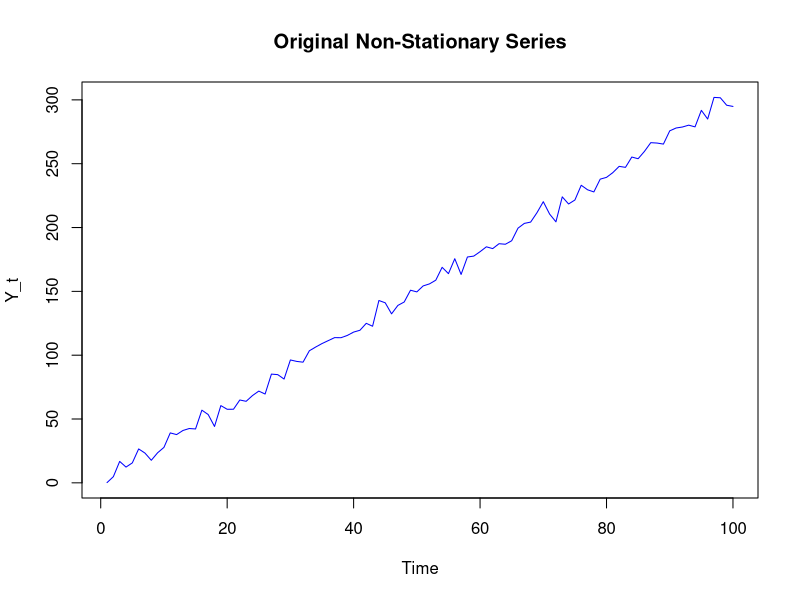
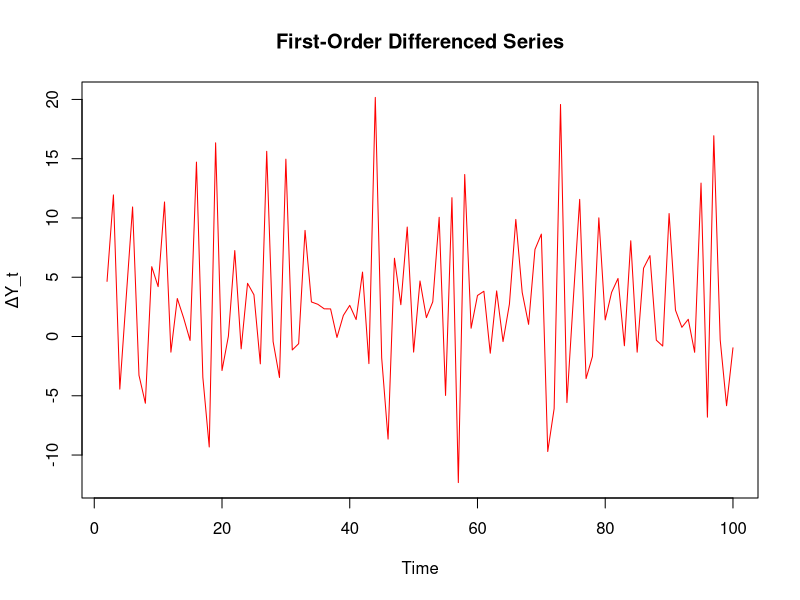
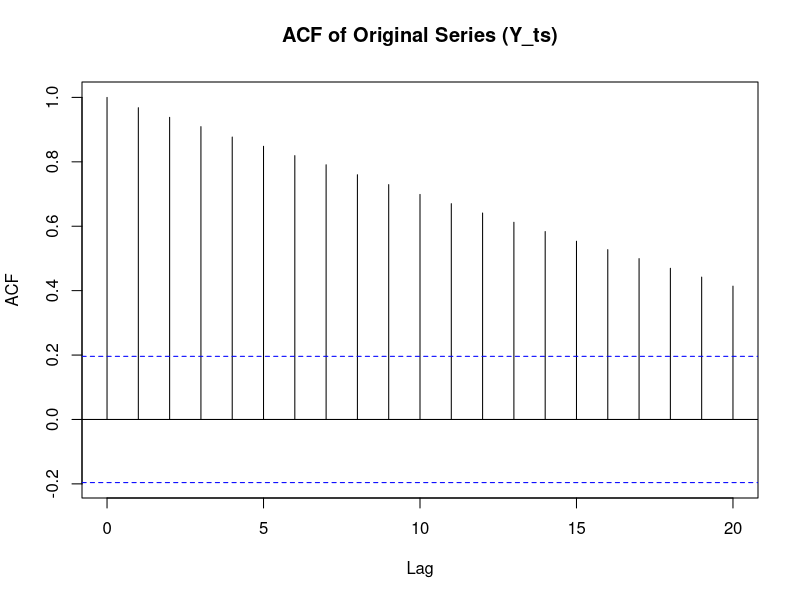
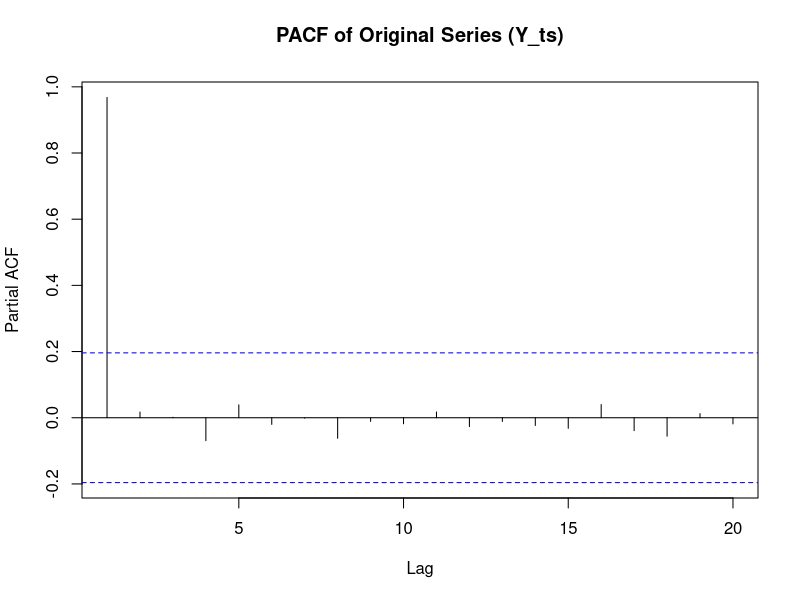
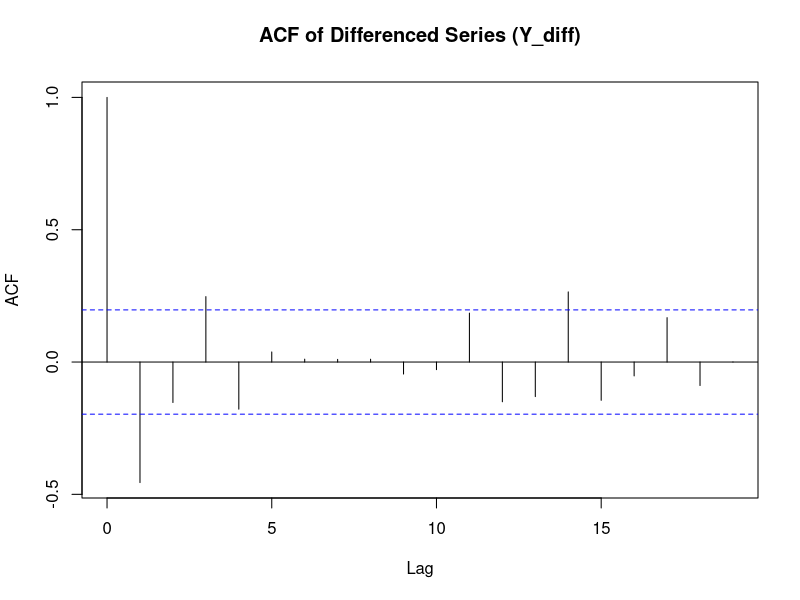
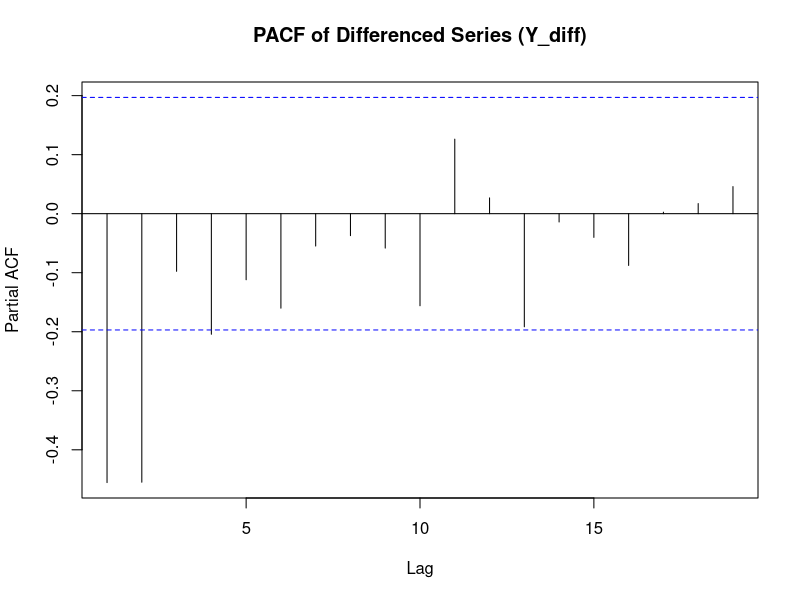
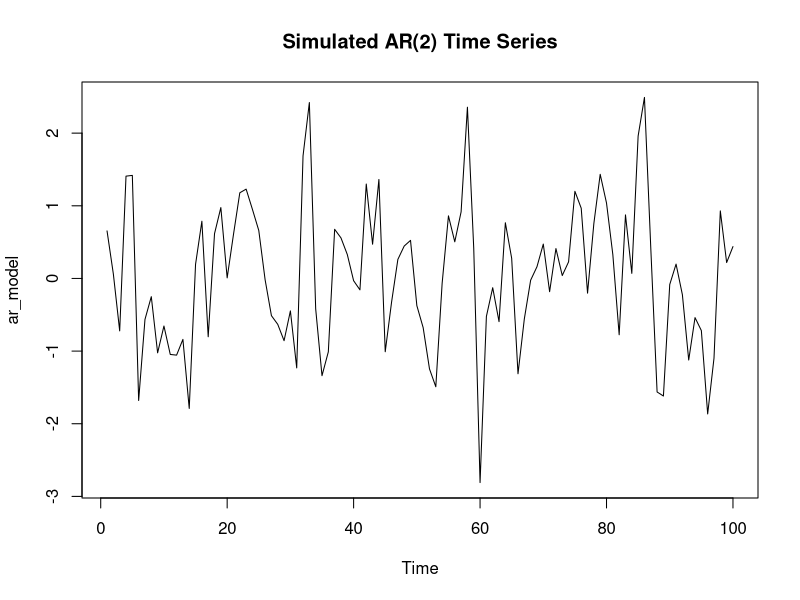
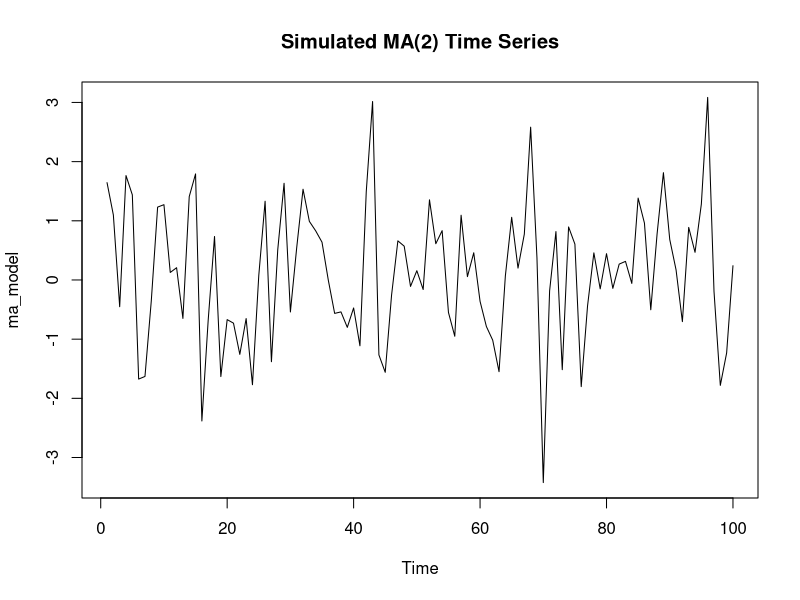

The R script that drew these images, in order:
## ---- chunk 1
# libraries
library(ggplot2)
library(tseries)

set.seed(123)

# Non-stationary time series (Linear Trend + Noise)
t <- 1:100  # Time index
epsilon <- rnorm(100, mean = 0, sd = 5)  # Random noise
Y <- 3 * t + epsilon

# Convert to time series object
Y_ts <- ts(Y)

plot(Y_ts, type = "l", col = "blue", main = "Original Non-Stationary Series", ylab = "Y_t", xlab = "Time")


## ---- chunk 2
# Apply first-order differencing
Y_diff <- diff(Y_ts)

mean_Y_diff <- mean(Y_diff)

print(paste("Mean of Differenced Series:", mean_Y_diff))

# Plot differenced series
plot(Y_diff, type = "l", col = "red", main = "First-Order Differenced Series", ylab = "ΔY_t", xlab = "Time")

## ---- chunk 3
library(forecast)

acf(Y_ts, main = "ACF of Original Series (Y_ts)")
pacf(Y_ts, main = "PACF of Original Series (Y_ts)")
## ---- chunk 4
acf(Y_diff, main = "ACF of Differenced Series (Y_diff)")
pacf(Y_diff, main = "PACF of Differenced Series (Y_diff)")
## ---- chunk 5

## ---- chunk 6
library(forecast)

# Simulate an AR(2) process
set.seed(123)
ar_model <- arima.sim(model = list(ar = c(0.5, -0.3)), n = 100)

# Plot the simulated AR(2) series
plot.ts(ar_model, main="Simulated AR(2) Time Series")
## ---- chunk 7

## ---- chunk 8
set.seed(123)
ma_model <- arima.sim(model = list(ma = c(0.6, -0.4)), n = 100)

# Plot the simulated MA(2) series
plot.ts(ma_model, main="Simulated MA(2) Time Series")
## ---- chunk 9
library(stats)

# Load the nottem dataset (Monthly air temperature in Nottingham)
data("nottem")

# Convert to time series object
ts_data <- ts(nottem, frequency = 12, start = c(1920, 1))

# Plot the original time series
plot.ts(ts_data, main="Nottingham Monthly Average Air Temperature",
        ylab="Temperature (°C)", col="blue")

# Decompose using an additive model
additive_decomp <- decompose(ts_data, type="additive")

# Plot decomposition
plot(additive_decomp)

## ---- chunk 10
# Load necessary package
library(stats)

# Load the AirPassengers dataset
data("AirPassengers")

# Convert to time series object
ts_data <- ts(AirPassengers, frequency = 12, start = c(1949, 1))

# Plot the original time series
plot.ts(ts_data, main="Monthly Airline Passengers",
        ylab="Number of Passengers", col="blue")

# Decompose using a multiplicative model
multiplicative_decomp <- decompose(ts_data, type="multiplicative")

# Plot decomposition
plot(multiplicative_decomp)

